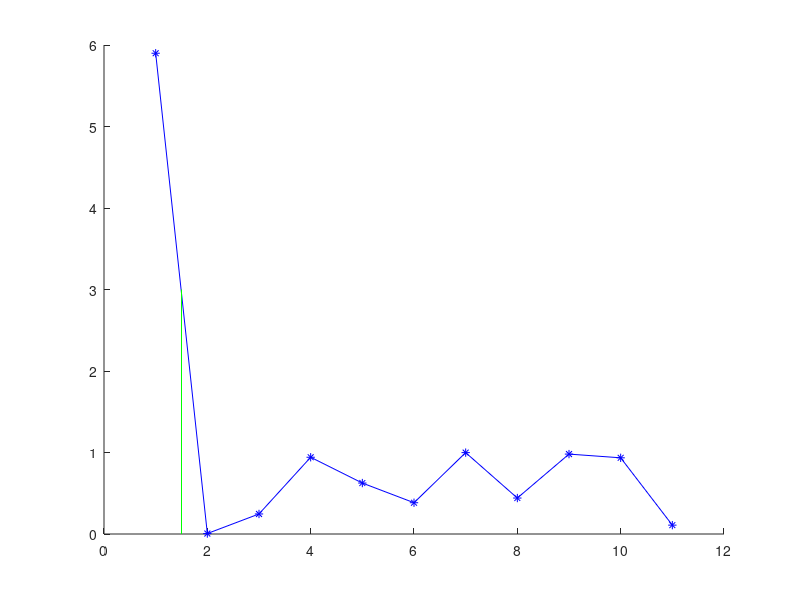

Recreate this plot in MATLAB.
function Untitled

a=[5.*ones(1,1),0.*ones(1,5),0.*ones(1,5)];
a=a+1.*rand(1,length(a));


[~,V_ind]=find_best_cut(a);
%sa=sort(a);
%sV_ind=find_best_cut(sa);

figure, hold on
plot(a,'b*-')
plot([V_ind,V_ind]+0.5,[0,3],'g-')
%plot([1,length(sa)],(sa(sV_ind)+sa(sV_ind+1))/2.*[1,1],'r-')

% [V_min_l,V_ind_l]=find_best_cut(a(1:V_ind))
% [V_min_r,V_ind_r]=find_best_cut(a(V_ind+1:end))
% V_ind_r=V_ind_r+V_ind;
% 
% plot([V_ind_l,V_ind_l]+0.5,[0,3],'r-')
% plot([V_ind_r,V_ind_r]+0.5,[0,3],'r-')

%%%%%%%%%%%%%%%%%%%%%%%%%%%%%%%%%%%%%%%%%%%%%%%%%%%%%%%
function [minC,ind]=find_best_cut(a)
V=zeros(1,length(a));
C=zeros(1,length(a));
for i=1:length(a)-1
    V(i)=(i*var(a(1:i),1)+(length(a)-i)*var(a(i+1:end),1))/length(a);
    temp=(mean(a(1:i))-mean(a(i+1:end)));
    temp(temp<0)=0;
    C(i)=temp;
end
V(length(a))=var(a,1);
C(length(a))=mean(a);
Cost=V.^0.5./C./(1:length(a)).^0.5;
[minC,ind]=min(Cost);

